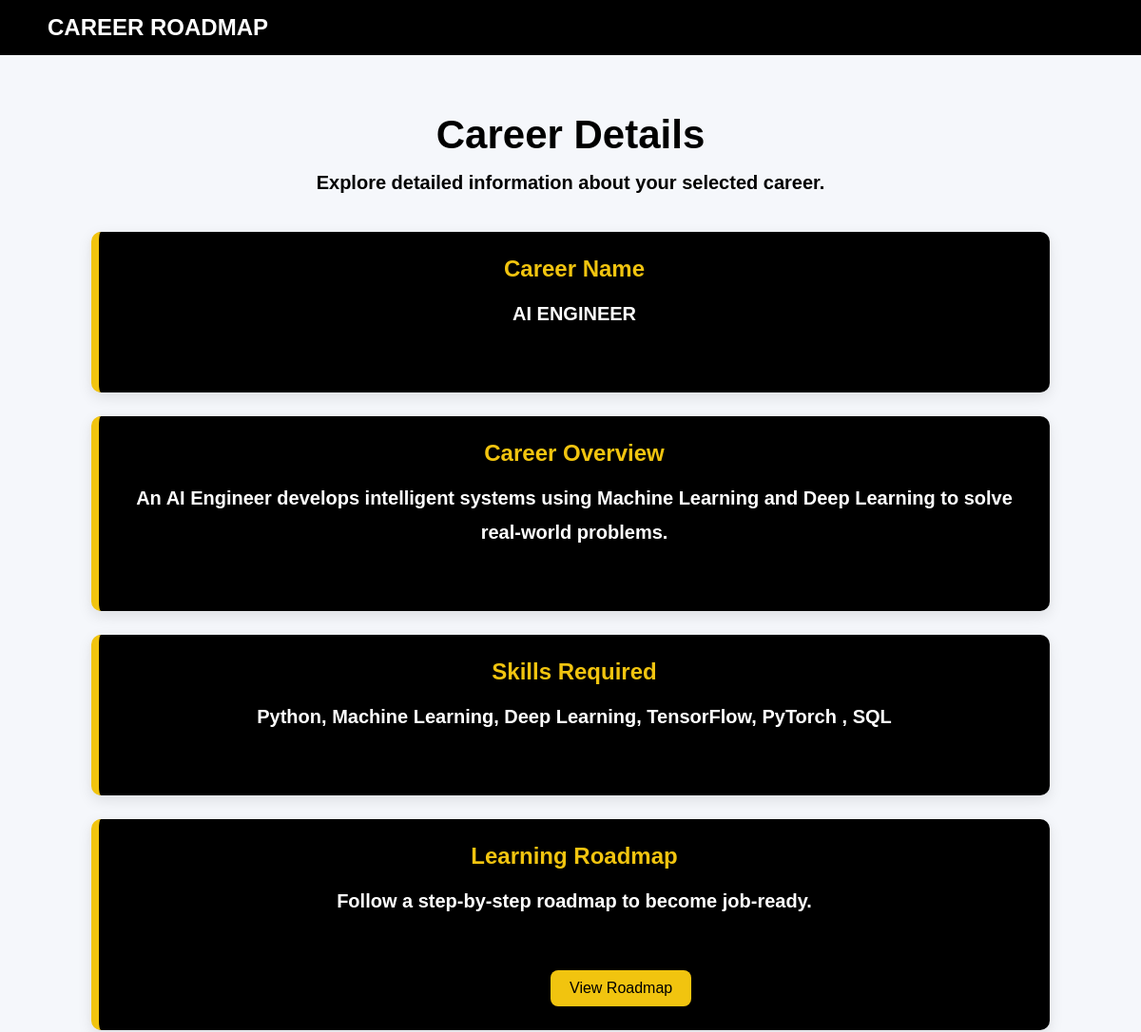
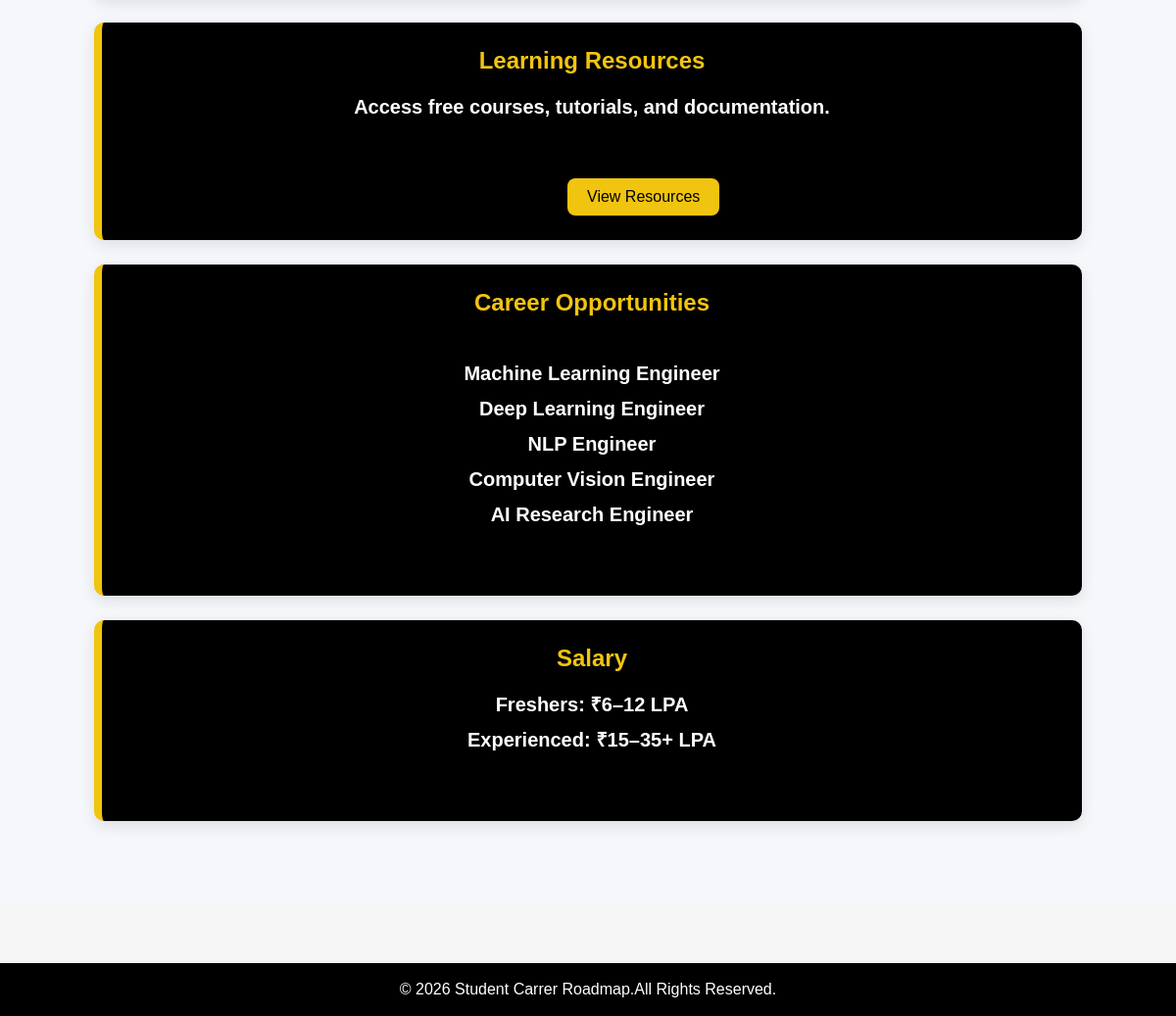
Screenshot of /career/2/ with the database file from the repository (2 pictures, top to bottom).
### career/models.py (models this page shows, shortened)
class Career(models.Model):
    title = models.CharField(max_length=100)
    description = models.TextField()
    skills = models.TextField()
    salary = models.CharField(max_length=100)
    opportunities=models.TextField()
    roadmap = models.TextField()
    resources = models.TextField()
    roadmap_link=models.URLField(blank=True)
    resources_link=models.URLField(blank=True)
    quiz_link=models.URLField(blank=True)

### career/views.py (the view)
# urls.py: path("career/<int:id>/",views.career_details,name="career_details"),
def career_details(request,id):
   career=get_object_or_404(Career,id=id)
   return render(request,"career_details.html",{"career":career})

### templates/career_details.html (shortened to what this page needs)
{% load static %}
<!DOCTYPE html>
<html lang="en">
<head>
    <link rel="stylesheet" href="{% static 'css/style.css' %}">
</head>
<body>
    <nav>
        <h2>CAREER ROADMAP</h2>
    </nav>
    <section class="careerdetailssection">
    <h1>Career Details</h1>
    <p>Explore detailed information about your selected career.</p>
    <div class="careerinfo">
        <h2>Career Name</h2>
        <p>{{career.title}}</p>
    </div>
    <div class="careerinfo">
        <h2>Career Overview</h2>
        <p>{{career.description}}</p>
    </div>
    <div class="careerinfo">
        <h2>Skills Required</h2>
            <p>{{career.skills}}</p>
    </div>
    <div class="careerinfo">
        <h2>Learning Roadmap</h2>
        <p>Follow a step-by-step roadmap to become job-ready.</p>
        <a href="{% url 'roadmap' career.id %}">View Roadmap</a>
    </div>
    <div class="careerinfo" >
        <h2>Learning Resources</h2>
        <p>Access free courses, tutorials, and documentation.</p>
        <a href="{% url 'resources'%}">View Resources</a>
    </div>
    <div class="careerinfo">
        <h2>Career Opportunities</h2>
        <p>{{career.opportunities|linebreaks}}</p>
    </div>
    <div class="careerinfo">
        <h2>Salary </h2>
        <p>{{career.salary|safe}}</p>
    </div>
</section>
    <footer>
        <p>© 2026 Student Carrer Roadmap.All Rights Reserved. </p>
    </footer>
</body>
</html>

### static/css/style.css (style rules this page uses)
* { margin:0; padding:0; box-sizing:border-box; font-family:Arial, Helvetica, sans-serif; }
html { scroll-behavior: smooth; }
body { background-color:#f5f5f5; color:#333; }
nav { background-color:black; color:white; display:flex; justify-content:space-between; align-items:center; padding:15px 50px; }
footer { background:black; color:white; text-align:center; padding:20px; margin-top:30px; }
footer { background:black; color:white; text-align:center; padding:20px; margin-top:50px; font-size:16px; }
footer { margin-top:60px; background:black; color:white; text-align:center; padding:20px; font-size:16px; }
footer { background:black; color:white; text-align:center; padding:18px; }
footer p { color:white; margin:0; }
section { padding:60px 8%; background:#f5f7fb; }
.careerdetailssection h1 { text-align:center; font-size:42px; color: black; font-weight: 900; margin-bottom:15px; }
.careerdetailssection p { text-align:center; color:black; font-size:20px; margin-bottom:40px; font-weight: 800; }
.careerinfo { background:black; padding:25px; margin-bottom:25px; border-left:8px solid #f1c40f;; border-radius:10px; box-shadow:0 5px 15px rgba(0,0,0,0.10); transition:0.3s; }
.careerinfo h2 { color:#f1c40f;; margin-bottom:15px; font-weight: 750; text-align: center; }
.careerinfo p { color:white; line-height:1.8; font-weight: 750; }
.careerinfo a { display:inline-block; margin:15px 0px 0px 450px; text-decoration:none; background:#f1c40f;; color:black; padding:10px 20px; border-radius:8px; }
footer p { margin:0; color:white; }

### rows the page displays
Career: title "AI ENGINEER", description "An AI Engineer develops intelligent systems using Machine Learning and Deep Learning to solve real-world problems.", skills "Python, Machine Learning, Deep Learning, TensorFlow, PyTorch , SQL", opportunities "Machine Learning Engineer Deep Learning Engineer NLP Engineer Computer Vision Engineer AI Research Engineer", salary "Freshers: ₹6–12 LPA Experienced: ₹15–35+ LPA"
